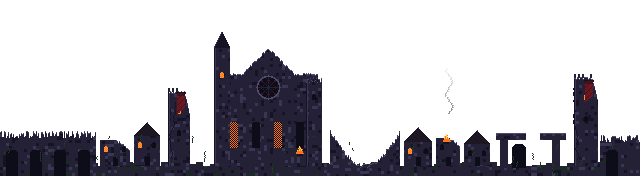
#> input picture trailer/media/city.png, 640 x 176 px, given in place of mago-04ac8ac0-c0f3-4495-9e29-33f9f10b02cf.png, which was not available
$ python build_relances.py
#> lines starting #> are read from the running program, lines starting #| are printed output that depends on the picture; after the words box and inside, x2 and y2 are one past the last pixel; in counts of white or black regions, pixels touching at a corner belong together; pictures that were not available may be replaced by others from this repository, and a replacement may not be noted
#!/usr/bin/env python3
"""Gera relances do mago, arqueiro e naves no espaço para o trailer."""
from __future__ import annotations

from pathlib import Path

import numpy as np
from PIL import Image, ImageDraw, ImageEnhance, ImageOps

ROOT = Path(__file__).resolve().parent
MEDIA = ROOT / "media"
WEB = ROOT.parent / "webgl" / "trailer" / "media"
ASSETS = Path.home() / ".cursor/projects/Users-gabriellucas-Desktop-trabalho-jogo-sexta/assets"
W, H = 1280, 720


def cutout(path: Path, bg: str = "black", tol: int = 28) -> Image.Image:
#> called with bg = 'black', tol = 28
    im = Image.open(path).convert("RGBA")
#> im is the input picture: PIL image 640x176 RGBA; mean R, G, B, A 10.6, 9.3, 14.4, 71.7
    arr = np.array(im)
    r, g, b, a = arr[:, :, 0], arr[:, :, 1], arr[:, :, 2], arr[:, :, 3]
    if bg == "black":
        mask = (r.astype(np.int16) + g.astype(np.int16) + b.astype(np.int16)) <= tol * 3
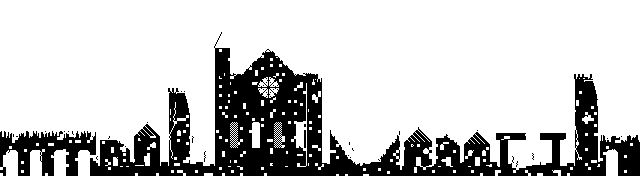
#> mask: shape (176, 640) bool; 77.6% white; 38 black regions (35 under 20 px), largest, box (x1, y1, x2, y2) and area: (90, 32, 640, 176) 22787, (0, 131, 96, 176) 2365, (304, 130, 306, 148) 36
    else:
        mask = (
            (np.abs(r.astype(np.int16) - 180) < 50)
            & (np.abs(g.astype(np.int16) - 180) < 50)
            & (np.abs(b.astype(np.int16) - 180) < 50)
        )
        mask |= (
            (r > 150)
            & (g > 150)
            & (b > 150)
            & (np.abs(r.astype(int) - g.astype(int)) < 12)
            & (np.abs(g.astype(int) - b.astype(int)) < 12)
        )
    arr[:, :, 3] = np.where(mask, 0, a)
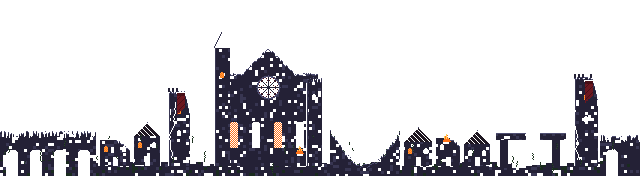
#> arr: shape (176, 640, 4); 5.7% of pixels changed, all inside (x1, y1, x2, y2) = (0, 32, 633, 176); transparent parts drawn white
    out = Image.fromarray(arr)
    bbox = out.getbbox()
#> bbox = (0, 32, 640, 176)
    return out.crop(bbox) if bbox else out
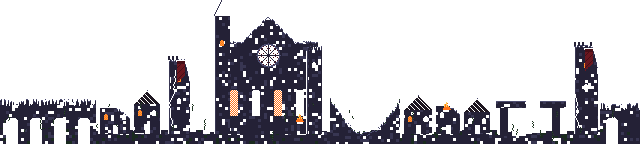
#> returned value: PIL image 640x144 RGBA; mean R, G, B, A 12.9, 11.4, 17.6, 69.9; transparent parts drawn white


# [109 lines left out: functions cover, place, vignette, orbs, arrows, lasers and 3 more, not called in this run]


def main():
    mago = cutout(ASSETS / "mago-04ac8ac0-c0f3-4495-9e29-33f9f10b02cf.png", "black")
    arqueiro = cutout(ASSETS / "arqueiro-406d6f30-affa-4172-95f4-a148036d3670.png", "gray")
#> call 2 of cutout, with bg = 'gray', tol = 28
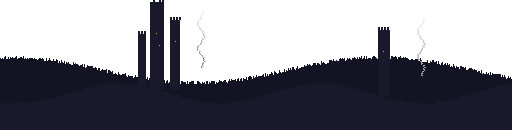
#> input picture trailer/media/far.png, 512 x 130 px, given in place of arqueiro-406d6f30-affa-4172-95f4-a148036d3670.png, which was not available
#> in cutout, im is the input picture: PIL image 512x130 RGBA; mean R, G, B, A 12, 11.4, 20.7, 130.2
#> in cutout (call 2), `r, g, b, a = arr[:, :, 0], arr[:, :, 1], arr[:, :, 2], arr[:, :, 3]`:
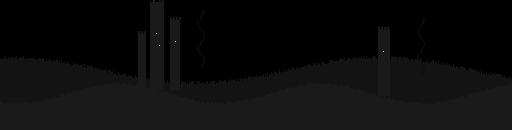
#> r: shape (130, 512); min 0, max 255, mean 12
#> in cutout (call 2), `r, g, b, a = arr[:, :, 0], arr[:, :, 1], arr[:, :, 2], arr[:, :, 3]`:
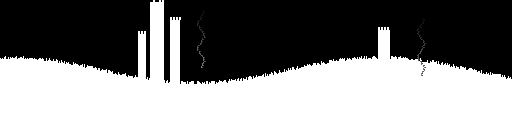
#> a: shape (130, 512); min 0, max 255, mean 130.2
#> in cutout (call 2), `mask = ( (np.abs(r.astype(np.int16) - 180) < 50) & (np.abs(g.astype(np..`: mask: shape (130, 512) bool; every value is 0
#> in cutout (call 2), `bbox = out.getbbox()`: bbox = (0, 0, 512, 130)
    nave_g = cutout(ASSETS / "nave_2-e3707c5c-952c-4c84-bd33-3d1956cbadce.png", "black")
#> call 3 of cutout, with bg = 'black', tol = 28
#> in cutout (call 3), `mask = (r.astype(np.int16) + g.astype(np.int16) + b.astype(np.int16)) ..`: mask: shape (130, 512) bool; 67.5% white; 2 black regions, box (x1, y1, x2, y2) and area: (0, 0, 512, 130) 20906, (170, 17, 181, 90) 724
#> in cutout (call 3), `arr[:, :, 3] = np.where(mask, 0, a)`:
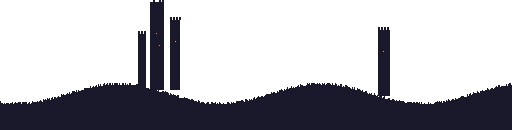
#> arr: shape (130, 512, 4); 18.75% of pixels changed, all inside (x1, y1, x2, y2) = (0, 10, 512, 104); transparent parts drawn white
    nave_a = cutout(ASSETS / "nave1-19e1c654-f616-4506-856a-3d627b65202a.png", "black")
    nave_m = cutout(ASSETS / "nave_3-7333f040-ef67-4b5c-9e81-1146f3a0b421.png", "black")

    for name, sp in [
        ("sprite-mago.png", mago),
        ("sprite-arqueiro.png", arqueiro),
        ("sprite-nave-guerreiro.png", nave_g),
        ("sprite-nave-anjo.png", nave_a),
        ("sprite-nave-mago.png", nave_m),
    ]:
        sp.save(MEDIA / name)
        sp.save(WEB / name)

    ruinas = cover(Image.open(MEDIA / "trailer-ruinas.png").convert("RGBA"), zoom=1.05)
    gameplay = cover(Image.open(MEDIA / "trailer-gameplay.png").convert("RGBA"), zoom=1.08)

    # Mago
    frame = Image.blend(ruinas, gameplay, 0.35)
    frame = ImageEnhance.Color(frame).enhance(0.85)
    frame = ImageEnhance.Contrast(frame).enhance(1.1)
    frame = Image.alpha_composite(frame, Image.new("RGBA", (W, H), (10, 0, 20, 110)))
    place(frame, mago, (90, 140), height=480)
    d = ImageDraw.Draw(frame, "RGBA")
    draw_pixel_enemies(
        d,
        [
            (820, 380, "purple", 2),
            (960, 410, "red", 2),
            (890, 490, "purple", 1),
        ],
    )
    orbs(d, 420, 260, 6)
    save_both(vignette(frame), "trailer-mago.png")

    # Arqueiro
    frame = cover(Image.open(MEDIA / "trailer-ruinas.png").convert("RGBA"), zoom=1.12)
    arr = np.array(frame).astype(np.int16)
    arr[:, :, 0] = (arr[:, :, 0] * 0.85).clip(0, 255)
    arr[:, :, 2] = np.minimum(255, arr[:, :, 2] + 25)
    frame = Image.fromarray(arr.astype(np.uint8))
    frame = Image.alpha_composite(frame, Image.new("RGBA", (W, H), (0, 10, 30, 90)))
    place(frame, arqueiro, (160, 120), height=500)
    d = ImageDraw.Draw(frame, "RGBA")
    for fx, fy in [(520, 180), (560, 240), (600, 160), (540, 300), (620, 280)]:
        d.ellipse([fx, fy, fx + 8, fy + 14], fill=(240, 240, 255, 180))
    arrows(d, 520, 320, 5)
    draw_pixel_enemies(
        d,
        [
            (900, 420, "red", 2),
            (1040, 440, "purple", 2),
            (980, 520, "red", 1),
        ],
    )
    d.ellipse([880, 300, 940, 360], fill=(255, 230, 120, 70))
    save_both(vignette(frame), "trailer-arqueiro.png")

    # Trio
    frame = cover(Image.open(MEDIA / "trailer-guerreiro.png").convert("RGBA"), zoom=1.05)
    frame = Image.alpha_composite(frame, Image.new("RGBA", (W, H), (0, 0, 0, 100)))
    place(frame, mago, (40, 180), height=420)
    place(frame, arqueiro, (880, 150), height=440)
    save_both(vignette(frame), "trailer-herois.png")

    # Naves formação
    base = cover(Image.open(MEDIA / "trailer-espaco.png").convert("RGBA"), zoom=1.15)
    sky_src = MEDIA / "sky.png" if (MEDIA / "sky.png").exists() else MEDIA / "trailer-ceu.png"
    sky = cover(Image.open(sky_src).convert("RGBA"), zoom=1.2)
    mask = Image.new("L", (W, H), 0)
    md = ImageDraw.Draw(mask)
    for y in range(H):
        md.line([(0, y), (W, y)], fill=int(255 * max(0, 1 - y / (H * 0.75))))
    frame = Image.blend(base, Image.composite(sky, base, mask), 0.55)
    frame = Image.alpha_composite(frame, Image.new("RGBA", (W, H), (5, 0, 20, 70)))
    place(frame, nave_a, (80, 160), height=150)
    place(frame, nave_m, (140, 300), height=160)
    place(frame, nave_g, (60, 450), height=170)

    ha = np.array(nave_g)
    rgb = ha[:, :, :3].astype(np.int16)
    ha[:, :, 0] = np.clip(rgb[:, :, 0] * 0.2 + 20, 0, 255)
    ha[:, :, 1] = np.clip(rgb[:, :, 1] * 0.6 + 80, 0, 255)
    ha[:, :, 2] = np.clip(rgb[:, :, 2] * 0.3 + 40, 0, 255)
    hostile = ImageOps.mirror(Image.fromarray(ha.astype(np.uint8)))

    for pos, hgt in [((920, 120), 110), ((1000, 280), 130), ((880, 420), 120), ((1080, 500), 100)]:
        place(frame, hostile, pos, height=hgt, shadow=False)

    e1, e2 = enemy_blob(40, "red"), enemy_blob(36, "purple")
    for pos in [(760, 200), (820, 340), (780, 520), (1140, 180), (1180, 380)]:
        frame.alpha_composite(e1 if pos[1] % 100 < 50 else e2, pos)

    d = ImageDraw.Draw(frame, "RGBA")
    lasers(d, [(280, 220, 900, 160), (340, 360, 980, 300), (280, 520, 860, 450)])
    lasers(d, [(920, 180, 400, 200), (1000, 320, 420, 340)], (255, 80, 80, 180))
    for ex, ey in [(860, 150), (980, 300), (840, 440)]:
        d.ellipse([ex - 18, ey - 18, ex + 18, ey + 18], fill=(255, 180, 60, 160))
        d.ellipse([ex - 8, ey - 8, ex + 8, ey + 8], fill=(255, 255, 200, 220))
    save_both(vignette(frame), "trailer-naves.png")

    # Combate próximo
    frame = cover(Image.open(MEDIA / "trailer-espaco.png").convert("RGBA"), zoom=1.25)
    frame = Image.alpha_composite(frame, Image.new("RGBA", (W, H), (0, 0, 15, 100)))
    place(frame, nave_m, (200, 250), height=220)
    place(frame, hostile, (820, 200), height=180, shadow=False)
    place(frame, hostile, (900, 400), height=160, shadow=False)
    d = ImageDraw.Draw(frame, "RGBA")
    for i in range(7):
        ang = -0.5 + i * 0.16
        x2 = int(480 + 500 * np.cos(ang))
        y2 = int(340 + 500 * np.sin(ang))
        d.line([(480, 340), (x2, y2)], fill=(180, 100, 255, 200), width=2)
    for ex, ey in [(780, 260), (860, 360), (920, 220)]:
        d.ellipse([ex - 14, ey - 14, ex + 14, ey + 14], fill=(200, 120, 255, 140))
    save_both(vignette(frame), "trailer-naves-combate.png")

    print("relances gerados em trailer/media e webgl/trailer/media")


if __name__ == "__main__":
#> (the run stopped early here; a loop or call above may not have finished)
